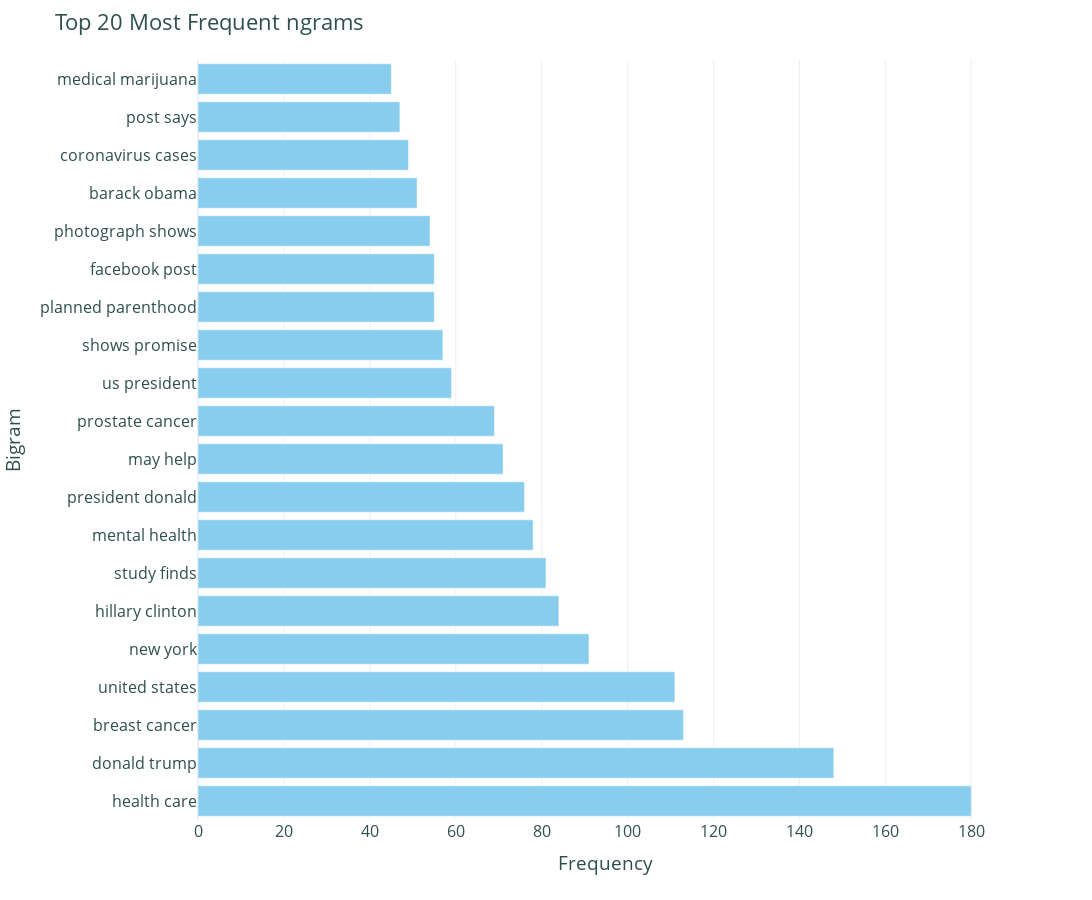

Notebook code for this chart:
### Code cell
# Plot the top 20 most frequent bigrams using Plotly
ploty_ngram(bigram_df, "Bigram")

### Figure 1 — Plotly figure (JSON) as saved in the notebook; plotly's stock layout.template omitted (floating-point values rounded to 4 significant figures)
{"data": [{"alignmentgroup": "True", "hovertemplate": "Frequency=%{x}<br>Bigram=%{y}<extra></extra>", "legendgroup": "", "marker": {"color": "rgb(136, 204, 238)", "pattern": {"shape": ""}}, "name": "", "offsetgroup": "", "orientation": "h", "showlegend": false, "textposition": "auto", "type": "bar", "x": [180, 148, 113, 111, 91, 84, 81, 78, 76, 71, 69, 59, 57, 55, 55, 54, 51, 49, 47, 45], "xaxis": "x", "y": ["health care", "donald trump", "breast cancer", "united states", "new york", "hillary clinton", "study finds", "mental health", "president donald", "may help", "prostate cancer", "us president", "shows promise", "planned parenthood", "facebook post", "photograph shows", "barack obama", "coronavirus cases", "post says", "medical marijuana"], "yaxis": "y"}], "layout": {"barmode": "relative", "font": {"color": "DarkSlateGray", "size": 16}, "height": 900, "legend": {"tracegroupgap": 0}, "margin": {"t": 60}, "title": {"text": "Top 20 Most Frequent ngrams"}, "width": 1600, "xaxis": {"anchor": "y", "autorange": true, "domain": [0, 1], "range": [0, 189.5], "title": {"text": "Frequency"}, "type": "linear"}, "yaxis": {"anchor": "x", "autorange": true, "domain": [0, 1], "range": [-0.5, 19.5], "title": {"text": "Bigram"}, "type": "category"}}}
